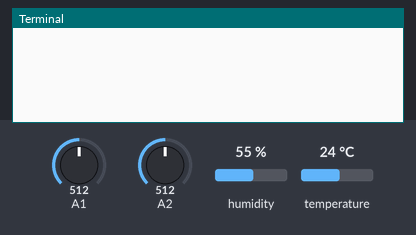
Simulated run of this program. Board: Raspberry Pi (BCM pin numbers) with a GrovePi. Shown: the last lines printed to the terminal. The inputs (shaded band) are chosen by the test bench; at power-on: humidity 55 %, A1 = 512, A2 = 512, temperature 24 °C (analog values on the 0–1023 scale). The clock reads 2024-03-15 10:24:30 at power-on unless the program sets it; files the program writes start out absent; camera commands give no picture and take their timeout (5 s if none is given; 1 s for webcam tools).

Above: at 1.2 s.
1.3 s: humidity set to 22 %
At 6.7 s:
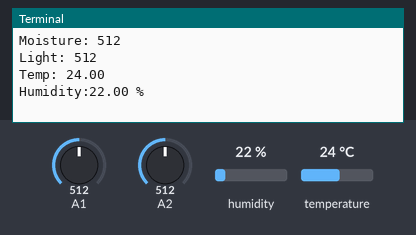
9.1 s: A1 set to 716
At 15.1 s:
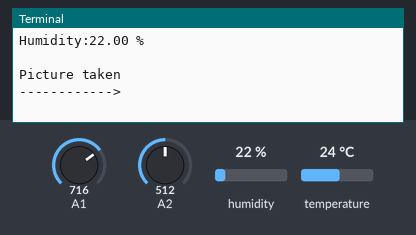
16.9 s: A2 set to 716
At 22.5 s:
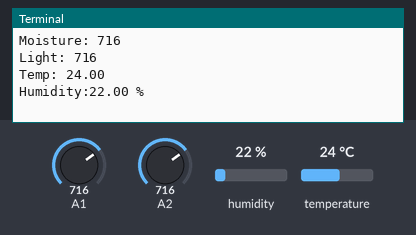
24.7 s: temperature set to 12 °C
At 32.0 s:
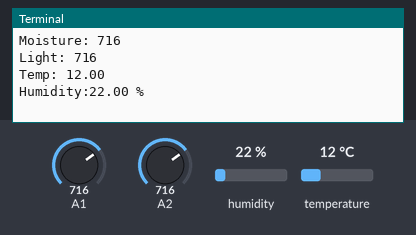
32.5 s: A1 set to 992
At 40.0 s:
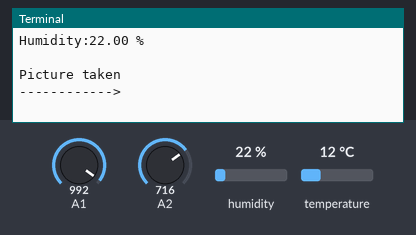
40.3 s: A2 set to 992
At 41.5 s:
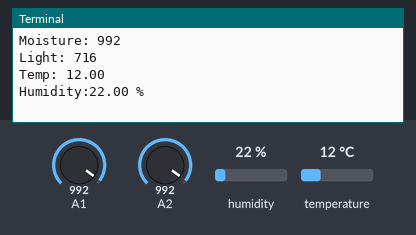
Timing chart, 0 to 43.3 s (numbered marks = the images above; inputs shaded):
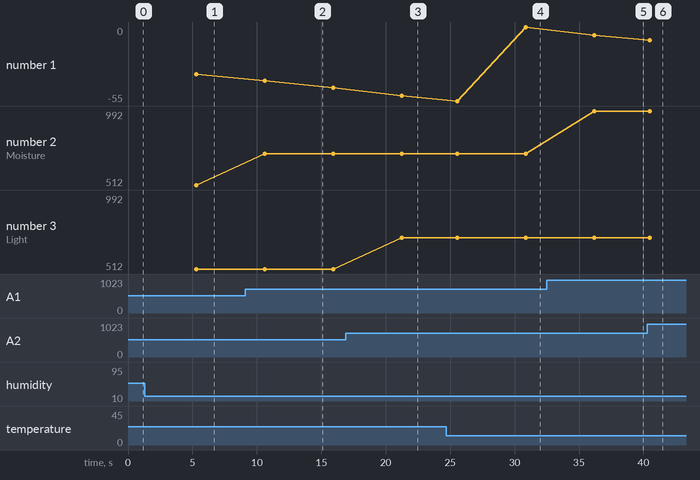

The program:

plant_project.py
```python
#!/usr/bin/env python
#
# GrovePi Project for a Plant monitoring project.
#	*	Reads the data from moisture, light, temperature and humidity sensor
#		and takes pictures from the Pi camera periodically and logs them
#	*	Sensor Connections on the GrovePi:
#			-> Grove Moisture sensor	- Port A1
#			-> Grove light sensor		- Port A2
#			-> Grove DHT sensors		- Port D4
#
# NOTE:
#	*	Make sure that the Pi camera is enabled and works. Directions here: https://www.raspberrypi.org/help/camera-module-setup/
#
# The GrovePi connects the Raspberry Pi and Grove sensors.  You can learn more about GrovePi here:  http://www.dexterindustries.com/GrovePi
#
# Have a question about this example?  Ask on the forums here:  http://forum.dexterindustries.com/c/grovepi
#
'''
## License

The MIT License (MIT)

GrovePi for the Raspberry Pi: an open source platform for connecting Grove Sensors to the Raspberry Pi.
Copyright (C) 2017  Dexter Industries

Permission is hereby granted, free of charge, to any person obtaining a copy
of this software and associated documentation files (the "Software"), to deal
in the Software without restriction, including without limitation the rights
to use, copy, modify, merge, publish, distribute, sublicense, and/or sell
copies of the Software, and to permit persons to whom the Software is
furnished to do so, subject to the following conditions:

The above copyright notice and this permission notice shall be included in
all copies or substantial portions of the Software.

THE SOFTWARE IS PROVIDED "AS IS", WITHOUT WARRANTY OF ANY KIND, EXPRESS OR
IMPLIED, INCLUDING BUT NOT LIMITED TO THE WARRANTIES OF MERCHANTABILITY,
FITNESS FOR A PARTICULAR PURPOSE AND NONINFRINGEMENT. IN NO EVENT SHALL THE
AUTHORS OR COPYRIGHT HOLDERS BE LIABLE FOR ANY CLAIM, DAMAGES OR OTHER
LIABILITY, WHETHER IN AN ACTION OF CONTRACT, TORT OR OTHERWISE, ARISING FROM,
OUT OF OR IN CONNECTION WITH THE SOFTWARE OR THE USE OR OTHER DEALINGS IN
THE SOFTWARE.
'''

import time
import grovepi
import subprocess
import math

#analog sensor port number
mositure_sensor			= 1
light_sensor			= 2

#digital sensor
temp_himidity_sensor	= 4

#temp_himidity_sensor type
#	grove starter kit comes with the bluew sensor
blue=0
white=1

#############
#test timings
time_for_sensor		= 4		#  4 seconds
time_for_picture	= 12	# 12 seconds

#	final
# time_for_sensor		= 1*60*60	#1hr
# time_for_picture		= 8*60*60	#8hr

time_to_sleep		= 1
log_file="plant_monitor_log.csv"

#Read the data from the sensors
def read_sensor():
	try:
		moisture=grovepi.analogRead(mositure_sensor)
		light=grovepi.analogRead(light_sensor)
		[temp,humidity] = grovepi.dht(temp_himidity_sensor,white)
		#Return -1 in case of bad temp/humidity sensor reading
		if math.isnan(temp) or math.isnan(humidity):		#temp/humidity sensor sometimes gives nan
			return [-1,-1,-1,-1]
		return [moisture,light,temp,humidity]

	#Return -1 in case of sensor error
	except IOError as TypeError:
			return [-1,-1,-1,-1]

#Take a picture with the current time using the Raspberry Pi camera. Save it in the same folder
def take_picture():
	try:
		cmd="raspistill -t 1 -o plant_monitor_"+str(time.strftime("%Y_%m_%d__%H_%M_%S"))+".jpg"
		process = subprocess.Popen(cmd.split(), stdout=subprocess.PIPE)
		output = process.communicate()[0]
		print("Picture taken\n------------>\n")
	except:
		print("Camera problem,please check the camera connections and settings")

#Save the initial time, we will use this to find out when it is time to take a picture or save a reading
last_read_sensor=last_pic_time= int(time.time())

while True:
	curr_time_sec=int(time.time())

	# If it is time to take the sensor reading
	if curr_time_sec-last_read_sensor>time_for_sensor:
		[moisture,light,temp,humidity]=read_sensor()
		# If any reading is a bad reading, skip the loop and try again
		if moisture==-1:
			print("Bad reading")
			time.sleep(1)
			continue
		curr_time = time.strftime("%Y-%m-%d:%H-%M-%S")
		print(("Time:%s\nMoisture: %d\nLight: %d\nTemp: %.2f\nHumidity:%.2f %%\n" %(curr_time,moisture,light,temp,humidity)))

		# Save the sensor reading to the CSV file
		f=open(log_file,'a')
		f.write("%s,%d,%d,%.2f,%.2f;\n" %(curr_time,moisture,light,temp,humidity))
		f.close()

		#Update the last read time
		last_read_sensor=curr_time_sec

	# If it is time to take the picture
	if curr_time_sec-last_pic_time>time_for_picture:
		take_picture()
		last_pic_time=curr_time_sec

	#Slow down the loop
	time.sleep(time_to_sleep)
```

Measured:
- after the input at 1.3 s, the terminal: prints a new line after 4.0 s (image 1)
- after the input at 9.1 s, the terminal: prints a new line after 1.5 s (image 2)
- after the input at 16.9 s, the terminal: prints a new line after 4.3 s (image 3)
- after the input at 24.7 s, the terminal: prints a new line after 0.84 s (image 4)
- after the input at 32.5 s, the terminal: prints a new line after 3.7 s (image 5)
- plotted number 2: 512 → 716 after the input at 9.1 s, 716 → 992 after the input at 32.5 s
